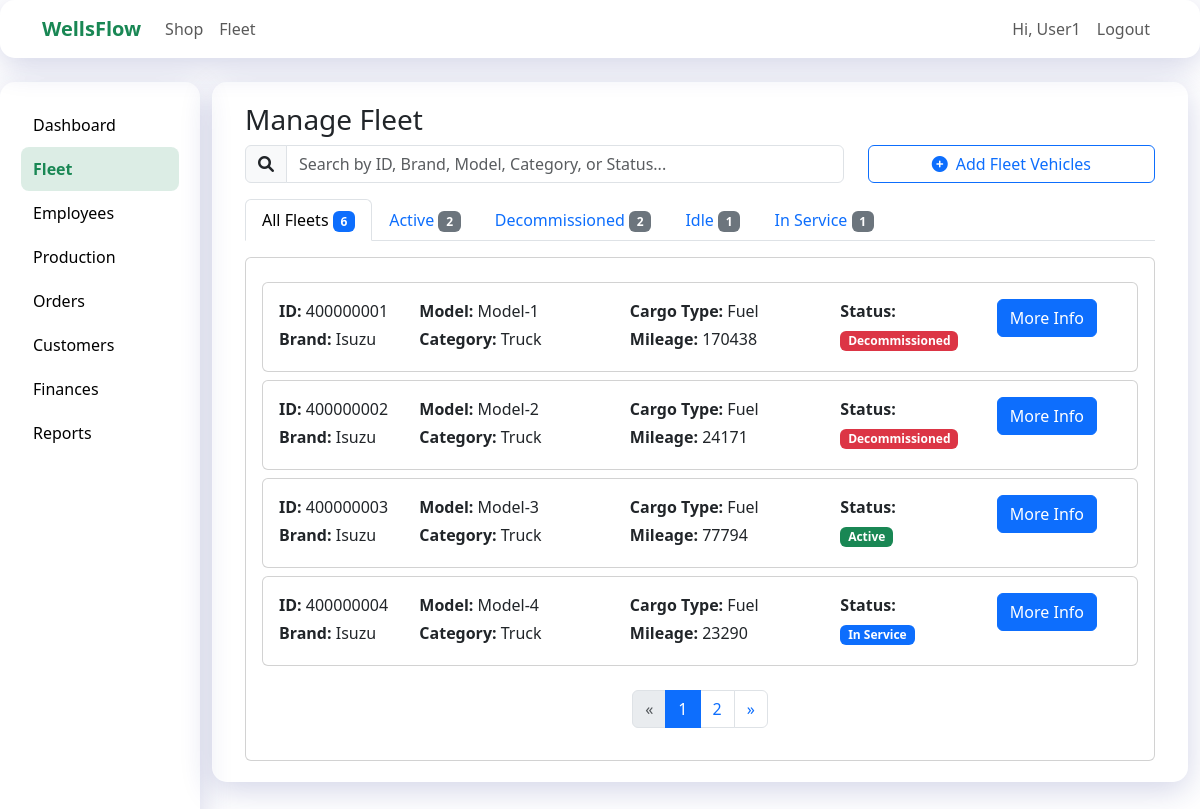
The app's page /vehiclesmanagefleet (signed in) with its own data.
### models.py (models this page shows, shortened)
class User(UserMixin, db.Model):
    __tablename__ = "Users"  # Match DB table
    id = db.Column(db.Integer, primary_key=True)
    fname = db.Column(db.String(50))
    lname = db.Column(db.String(50))
    email = db.Column(db.String(120), unique=True, nullable=False)
    phone = db.Column(db.String(15))
    password_hash = db.Column(db.String(128))
    role = db.Column(db.String(50), default="customer")

class Fleet(db.Model):
    __tablename__ = "Fleet"  # ✅ match DB
    id = db.Column(db.Integer, primary_key=True)
    name = db.Column(db.String(80), nullable=False)         # e.g., "Truck A"
    reg_no = db.Column(db.String(30), unique=True)          # e.g., "KAA 123A"
    category = db.Column(db.String(50))                     # e.g., Tanker, Trailer, Small Truck
    status = db.Column(db.String(30), default="available")  # available, in transit, service

### app.py (the view, shortened to what this page needs)
@app.route("/vehiclesmanagefleet", methods=['GET', 'POST'])
@login_required
def vehiclesmanagefleet():
    conn = sqlite3.connect(shopfleetdb)
    conn.row_factory = sqlite3.Row
    cursor = conn.cursor()
    filter_status = request.args.get('status')
    if filter_status:
        cursor.execute("SELECT * FROM Fleet WHERE status = ?", (filter_status,))
    else:
        cursor.execute("SELECT * FROM Fleet")
    fleets = cursor.fetchall()
    cursor.execute("""
        SELECT status, COUNT(*) as count
        FROM Fleet
        GROUP BY status
    """)
    status_counts = cursor.fetchall()
    cursor.execute("SELECT COUNT(*) as total FROM Fleet")
    total_fleets = cursor.fetchone()['total']
    conn.close()
    return render_template("fleet/fleet_extend/vehicles/managefleet.html",
                           fleets=fleets,
                           status_counts=status_counts,
                           current_filter=filter_status,
                           total_fleets=total_fleets)

### app.py (called while the page is built, shortened)
@login_manager.user_loader
def load_user(user_id):
    conn = sqlite3.connect(shopfleetdb)
    conn.row_factory = sqlite3.Row
    cursor = conn.cursor()
    cursor.execute(
        "SELECT user_id, first_name, last_name, email, 'customer' as role FROM Users WHERE user_id = ?",
        (user_id,),
    )
    row = cursor.fetchone()
    if row:
        conn.close()
        return UserObject(row['user_id'], row['first_name'], row['last_name'], row['email'], row['role'])

### user_object.py (called while the page is built)
    @property
    def fname(self):
        if self.role != 'customer' and self.username:
            return self.username
        return self.first_name

### templates/fleet/fleet_extend/vehicles/managefleet.html (shortened to what this page needs)
{% extends "adminside_fleet/vehicles.html" %}
{% block vehicle_content %}
<div class="container">
  <h3>Manage Fleet</h3>
  <div class="row mb-3">
    <div class="col-md-8">
      <div class="input-group">
        <span class="input-group-text" id="search-icon">
          <i class="fas fa-search"></i>
        </span>
        <input type="text" class="form-control" id="fleetSearch" placeholder="Search by ID, Brand, Model, Category, or Status..." aria-label="Search fleets" aria-describedby="search-icon">
      </div>
    </div>
    <div class="col-md-4">
      <button class="btn btn-outline-primary w-100" onclick="location.href = 'vehiclesaddnew'">
        <i class="fas fa-plus-circle me-2"></i>Add Fleet Vehicles
      </button>
    </div>
  </div>
  <ul class="nav nav-tabs mb-3">
    <li class="nav-item">
      <a class="nav-link {% if not current_filter %}active{% endif %}" href="{{ url_for('vehiclesmanagefleet') }}">
        All Fleets
        <span class="badge bg-primary">{{ total_fleets }}</span>
      </a>
    </li>
    {% for status_row in status_counts %}
      <li class="nav-item">
        <a class="nav-link {% if current_filter == status_row['status'] %}active{% endif %}"
           href="{{ url_for('vehiclesmanagefleet', status=status_row['status']) }}">
          {{ status_row['status'] }} <span class="badge bg-secondary">{{ status_row['count'] }}</span>
        </a>
      </li>
    {% endfor %}
  </ul>
  <div class="card">
    <div class="card-body">
      {% if fleets %}
        <div id="fleetList">
          {% for fleet in fleets %}
            <div class="card mt-2 fleet-item"
                 data-id="{{ fleet['fleet_id'] }}"
                 data-brand="{{ fleet['fleet_brand'] }}"
                 data-model="{{ fleet['fleet_model'] }}"
                 data-category="{{ fleet['fleet_category'] }}"
                 data-status="{{ fleet['status'] }}"
                 data-cargo="{{ fleet['cargo_type'] }}">
              <div class="card-body">
                <div class="d-flex justify-content-between align-items-center">
                  <div class="row w-100">
                    <div class="col-md-2">
                      <p class="mb-1"><strong>ID:</strong> {{ fleet['fleet_id'] }}</p>
                      <p class="mb-1"><strong>Brand:</strong> {{ fleet['fleet_brand'] }}</p>
                    </div>
                    <div class="col-md-3">
                      <p class="mb-1"><strong>Model:</strong> {{ fleet['fleet_model'] }}</p>
                      <p class="mb-1"><strong>Category:</strong> {{ fleet['fleet_category'] }}</p>
                    </div>
                    <div class="col-md-3">
                      <p class="mb-1"><strong>Cargo Type:</strong> {{ fleet['cargo_type'] }}</p>
                      <p class="mb-1"><strong>Mileage:</strong> {{ fleet['fleet_mileage'] }}</p>
                    </div>
                    <div class="col-md-2">
                      <p class="mb-1"><strong>Status:</strong></p>
                      <span class="badge bg-{% if fleet['status'] == 'Active' %}success{% elif fleet['status'] == 'In Service' %}primary{% elif fleet['status'] == 'Decommissioned' %}danger{% else %}secondary{% endif %}">
                        {{ fleet['status'] }}
                      </span>
                    </div>
                    <div class="col-md-2 text-end">
                      <button class="btn btn-primary" data-bs-toggle="modal" data-bs-target="#fleetModal{{ fleet['fleet_id'] }}">
                        More Info
                      </button>
                    </div>
                  </div>
                </div>
              </div>
            </div>
          {% endfor %}
        </div>
        <nav aria-label="Fleet pagination" class="mt-4">
          <ul class="pagination justify-content-center" id="paginationControls">
          </ul>
        </nav>
      {% else %}
        <div class="text-center py-5">
          <h5>No fleets found{% if current_filter %} with status "{{ current_filter }}"{% endif %}.</h5>
        </div>
      {% endif %}
    </div>
  </div>
</div>
<link rel="stylesheet" href="https://cdnjs.cloudflare.com/ajax/libs/font-awesome/6.0.0/css/all.min.css">
{% endblock vehicle_content %}

### templates/fleet/adminside_fleet/vehicles.html
{% extends "layout.html" %}
{% block content %}
    {% block vehicle_content %}
    {% endblock vehicle_content %}
</section>
{% endblock %}

### templates/fleet/layout.html (shortened to what this page needs)
<!DOCTYPE html>
<html lang="en">
<head>
  <link href="https://cdn.jsdelivr.net/npm/bootstrap@5.3.0/dist/css/bootstrap.min.css" rel="stylesheet"/>
</head>
<body>
<nav class="navbar navbar-expand-lg glass-card mb-4">
  <div class="container">
    <a class="navbar-brand text-success fw-bold" href="/">WellsFlow</a>
    <div class="collapse navbar-collapse">
      <ul class="navbar-nav me-auto">
        <li class="nav-item"><a class="nav-link" href="/shop">Shop</a></li>
        <li class="nav-item"><a class="nav-link" href="/fleet">Fleet</a></li>
      </ul>
      <ul class="navbar-nav">
        {% if current_user.is_authenticated %}
          <li class="nav-item">
            <span class="nav-link">Hi, {{ current_user.fname or current_user.first_name or 'User' }}</span>
          </li>
          <li class="nav-item">
            <a class="nav-link" href="{{ url_for('auth.logout') }}">Logout</a>
          </li>
        {% endif %}
      </ul>
    </div>
  </div>
</nav>
<div class="container-fluid">
  <section class="row">
    <div class="col-md-2 glass-card sidebar">
      <ul class="nav flex-column">
        <li class="nav-item"><a class="nav-link" href="/dashboard">Dashboard</a></li>
        <li class="nav-item"><a class="nav-link" href="/vehiclesmanagefleet">Fleet</a></li>
        <li class="nav-item"><a class="nav-link" href="/employees">Employees</a></li>
        <li class="nav-item"><a class="nav-link" href="/manageproduction">Production</a></li>
        <li class="nav-item"><a class="nav-link" href="/orders">Orders</a></li>
        <li class="nav-item"><a class="nav-link" href="/customersmanage">Customers</a></li>
        <li class="nav-item"><a class="nav-link" href="/finances">Finances</a></li>
        <li class="nav-item"><a class="nav-link" href="/reports">Reports</a></li>
      </ul>
    </div>
    <div class="col-md-10">
      <div class="glass-card content">
        {% block content %}
        {% endblock %}
      </div>
</body>
</html>

### templates/fleet/layout.html (style rules this page uses)
body { background: #ffffff; min-height: 100vh; }
.glass-card { background: rgba(255, 255, 255, 0.2); border-radius: 15px; box-shadow: 0 8px 32px rgba(31, 38, 135, 0.2); border: 1px solid rgba(255, 255, 255, 0.18); transition: transform 0.2s ease, box-shadow 0.2s ease; }
.sidebar .nav-link { border-radius: 8px; padding: 10px 12px; transition: background 0.2s ease; color: #000; font-weight: 500; }
.sidebar .nav-link:hover, .sidebar .nav-link.active { background: rgba(25, 135, 84, 0.15); color: #198754; font-weight: 600; }
.sidebar { min-height: 100vh; padding: 20px; }
.content { padding: 20px; }

### records on screen
User: first_name "User1"
Fleet: fleet_id "400000001", fleet_brand "Isuzu", fleet_model "Model-1", fleet_category "Truck", cargo_type "Fuel", fleet_mileage "170438", status "Decommissioned"
Fleet: fleet_id "400000002", fleet_brand "Isuzu", fleet_model "Model-2", fleet_category "Truck", cargo_type "Fuel", fleet_mileage "24171", status "Decommissioned"
Fleet: fleet_id "400000003", fleet_brand "Isuzu", fleet_model "Model-3", fleet_category "Truck", cargo_type "Fuel", fleet_mileage "77794", status "Active"
Fleet: fleet_id "400000004", fleet_brand "Isuzu", fleet_model "Model-4", fleet_category "Truck", cargo_type "Fuel", fleet_mileage "23290", status "In Service"

### other values on screen
{{ total_fleets }} "6"
{{ status_row['status'] }} "Active" "Decommissioned" "Idle" "In Service"
{{ status_row['count'] }} "2" "2" "1" "1"
